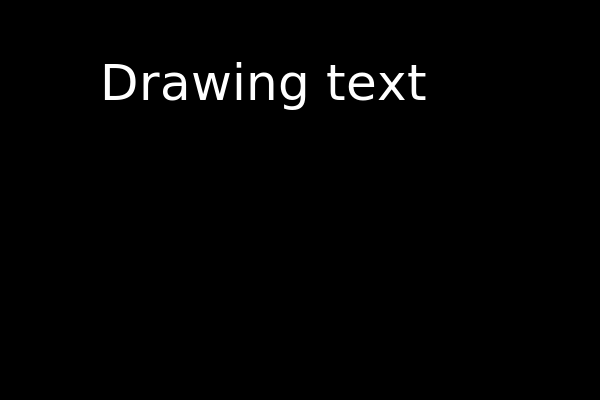

This figure's Python source:
#!/usr/bin/env python3
##########
##
##  SPDX-License-Identifier: MIT
##
##  Copyright (c) 2022 James M. Putnam <putnamjm.design@gmail.com>
##
##########

##########
##
## text utilities
##
###########

import os
import json
import cairo

"""text: json text utilities
"""

WIDTH = 3
HEIGHT = 2
PIXEL_SCALE = 200

conf_dict = None

def path(path, file_name):
    """make an absolute path to file
    """
    return os.path.join(os.path.abspath(os.path.dirname(path)), file_name)

# static configuration
conf_dict = []
with open(path(__file__, './fonts.json'), 'r') as file:
    conf_dict = json.load(file)

surface = cairo.ImageSurface(cairo.FORMAT_RGB24,
                             WIDTH*PIXEL_SCALE,
                             HEIGHT*PIXEL_SCALE)
x
ctx = cairo.Context(surface)
ctx.scale(PIXEL_SCALE, PIXEL_SCALE)

ctx.rectangle(0, 0, WIDTH, HEIGHT)
ctx.set_source_rgb(0, 0, 0)
ctx.fill()

# Drawing code
ctx.set_source_rgb(1, 1, 1)
ctx.set_font_size(0.25)

arial = conf_dict['arial']
ctx.select_font_face(arial['face'],
                     getattr(cairo, arial["style"]),
                     getattr(cairo, arial["weight"]))

ctx.move_to(0.5, 0.5)
ctx.show_text('Drawing text')

surface.write_to_png('text.png')
